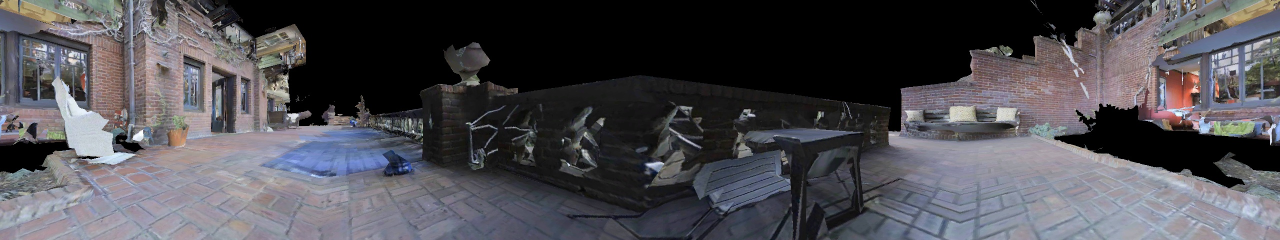
#> input picture takehome_dataset/query/000000.jpg, 2560 x 480 px (shown at 1/2 size); its folder holds 4 pictures in this run
$ python generate_answer.py
#> lines starting #> are read from the running program, lines starting #| are printed output that depends on the picture
import cv2 as cv
import os
from pathlib import Path
import numpy as np
import time  # Import the time module to measure execution time

# [27 lines left out: function filter_matches_by_position_and_angle, not called in this run]

def precompute_keypoints_and_descriptors(image_folder, orb):
    """
    Precomputes keypoints and descriptors for all images in the specified folder.
    """
    keypoints_descriptors = {}

    for image_path in Path(image_folder).iterdir():
        if image_path.is_file() and image_path.suffix in ['.jpg', '.png']:
            image = cv.imread(str(image_path), cv.IMREAD_COLOR)
#> image is the input picture: shape (480, 2560, 3); mean B, G, R 82.6, 77.2, 78.4
            if image is None:
                continue
            red_channel = image[:, :, 2]  # Extract the red channel
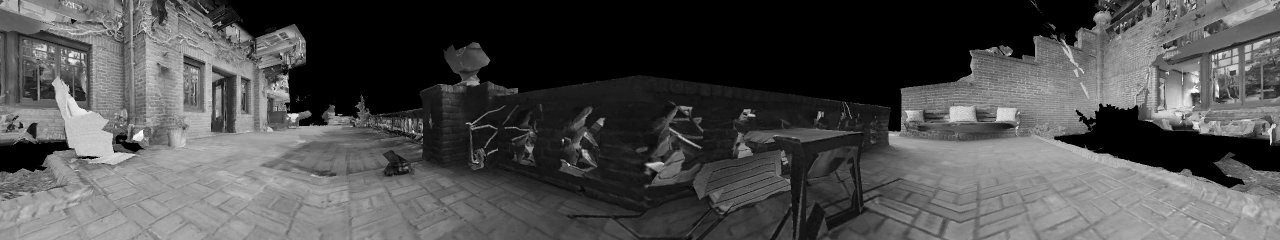
#> red_channel: shape (480, 2560) (shown at 1/2 size); min 0, max 255, mean 78.4

            # Detect keypoints and compute descriptors
            kp, des = orb.detectAndCompute(red_channel, None)
#> kp = 500 keypoints; strongest (x, y, size): (230, 304, 31), (228, 304, 37.2), (2214, 210, 31), (230, 302, 44.6)
            keypoints_descriptors[image_path.name] = (kp, des)
#> pass 2 of the loop in precompute_keypoints_and_descriptors, `for image_path in Path(image_folder).iterdir():`:
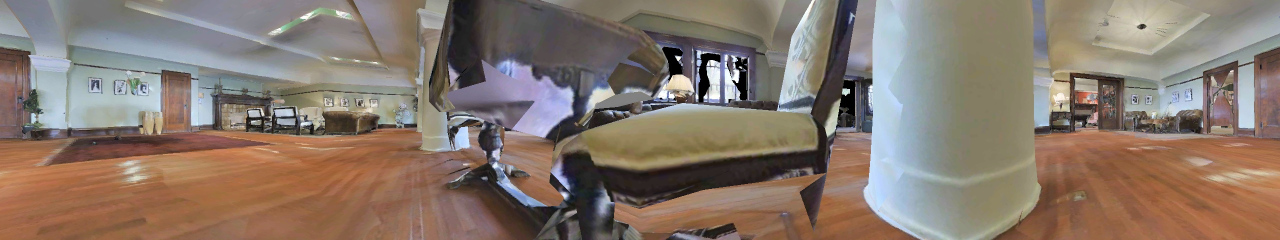
#> input picture takehome_dataset/query/000001.jpg, 2560 x 480 px (shown at 1/2 size)
#> in precompute_keypoints_and_descriptors, image is the input picture: shape (480, 2560, 3); mean B, G, R 108.3, 119.8, 135.4
#> in precompute_keypoints_and_descriptors, `red_channel = image[:, :, 2]`:
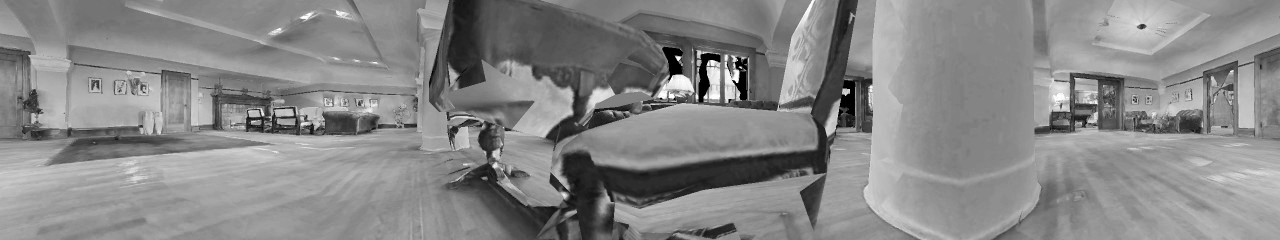
#> red_channel: shape (480, 2560) (shown at 1/2 size); min 0, max 255, mean 135.4
#> kp = 500 keypoints; strongest (x, y, size): (1481, 133, 31), (1473, 163, 44.6), (1472, 164, 37.2), (1479, 134, 31)
#> pass 3 of the loop in precompute_keypoints_and_descriptors, `for image_path in Path(image_folder).iterdir():`:
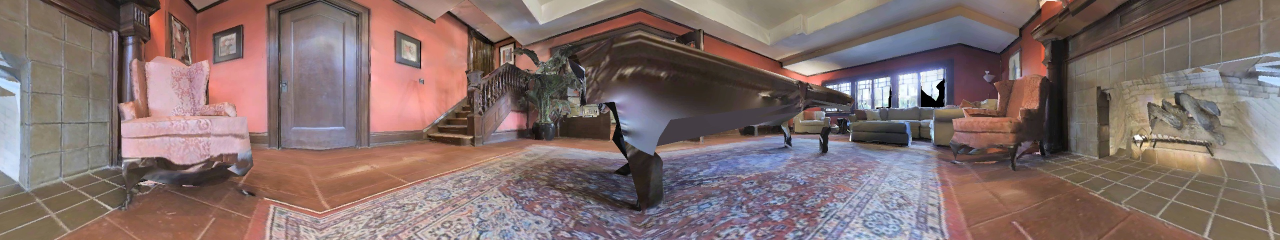
#> input picture takehome_dataset/query/000002.jpg, 2560 x 480 px (shown at 1/2 size)
#> in precompute_keypoints_and_descriptors, image is the input picture: shape (480, 2560, 3); mean B, G, R 108, 110.5, 130.3
#> in precompute_keypoints_and_descriptors, `red_channel = image[:, :, 2]`:
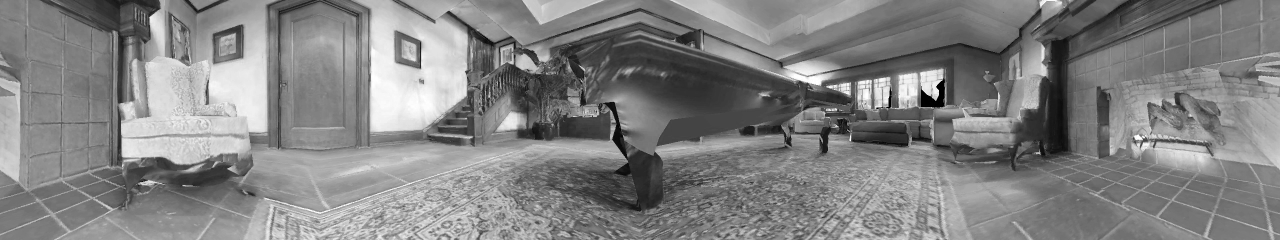
#> red_channel: shape (480, 2560) (shown at 1/2 size); min 0, max 255, mean 130.3
#> kp = 500 keypoints; strongest (x, y, size): (1776, 212, 31), (1872, 200, 31), (1873, 173, 44.6), (1871, 199, 37.2)
#> the loop made 4 passes; the first 3 are shown

    return keypoints_descriptors

# [34 lines left out: function find_most_similar_image, not called in this run]

def generate_answer_file(query_folder, database_folder, output_file):
    """
    Generates the 'answer.txt' file with the most similar image pairs from query and database folders.
    """
    query_folder = Path(query_folder)
    database_folder = Path(database_folder)
    output_path = Path(output_file)

    # Initialize ORB and BFMatcher
    orb = cv.ORB_create()
    bf = cv.BFMatcher(cv.NORM_HAMMING, crossCheck=True)

    # Precompute keypoints and descriptors
    query_kp_des = precompute_keypoints_and_descriptors(query_folder, orb)
#> query_kp_des = 4 items
    db_kp_des = precompute_keypoints_and_descriptors(database_folder, orb)

    # Get the width of the first query image
    first_query_image = next(query_folder.glob("*.jpg"), None)
    if first_query_image is None:
        raise FileNotFoundError("Query folder does not contain any .jpg images.")
    img_width = cv.imread(str(first_query_image), cv.IMREAD_COLOR).shape[1]

    # Write results to the output file
    with open(output_path, "w") as f:
        for query_image_name in query_folder.iterdir():
            if query_image_name.is_file() and query_image_name.suffix in ['.jpg', '.png']:
                most_similar_image = find_most_similar_image(
                    query_image_name.name, query_kp_des, db_kp_des, bf, img_width
                )
                f.write(f"query/{query_image_name.name} database/{most_similar_image}\n")

# Paths for input and output
query_folder = "./takehome_dataset/query"
database_folder = "./takehome_dataset/database"
output_file = "./answer.txt"

# Measure execution time
start_time = time.time()  # Start timing
#> (the run stopped early here; a loop or call above may not have finished)
